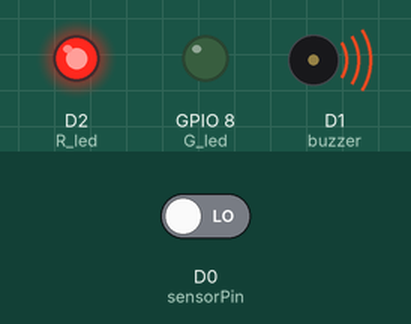
This sketch was run on a simulated ESP8266 (NodeMCU). Shown: output pins drawn as LEDs (lit = HIGH), buzzer (waves = sounding, pin HIGH). The test bench sets the inputs (shaded band); at power-on: D0 (sensorPin) LOW.

Above: at 3.0 s.
3.1 s: D0 (sensorPin) driven HIGH
At 4.5 s:
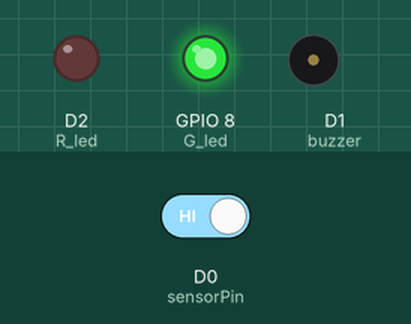
4.8 s: D0 (sensorPin) driven LOW
At 5.6 s:
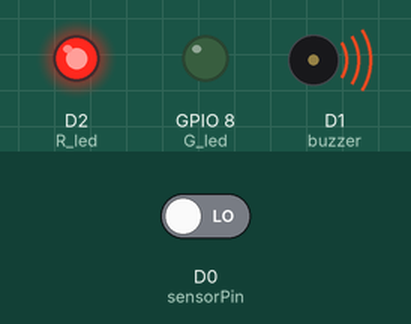
Timing chart, 0 to 7.8 s (numbered marks = the images above; inputs shaded):
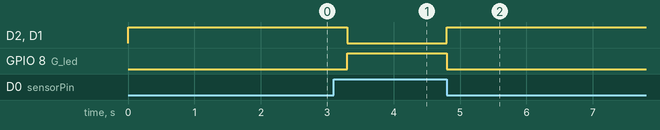

Measured:
- after the input at 3.1 s, D2 (R_led), D1 (buzzer): HIGH → LOW after 0.20 s; GPIO 8 (G_led): LOW → HIGH after 0.20 s
- after the input at 4.8 s, D2 (R_led), D1 (buzzer): LOW → HIGH at once; GPIO 8 (G_led): HIGH → LOW at once

The sketch:

Flame_Sensor.ino
```cpp
#include <ESP8266WiFi.h>

int sensorPin = D0; // choose the input pin (for Fire sensor)
int buzzer = D1; // choose the pin for the Buzzer
int G_led = 8; // choose the pin for the Green LED
int R_led = D2; // choose the pin for the Red Led

int read_value; // variable for reading the sensorpin status

void setup(){
pinMode(sensorPin, INPUT); // declare sensor as input

pinMode(buzzer,OUTPUT); // declare Buzzer as output
pinMode(R_led,OUTPUT); // declare Red LED as output
pinMode(G_led,OUTPUT); // declare Green LED as output


}

void loop(){
read_value = digitalRead(sensorPin); // Digital input value

if(read_value==1){ // check if the Fire variable is High

digitalWrite(buzzer, LOW); // Turn LED off.
digitalWrite(R_led, LOW);  // Turn LED off.
digitalWrite(G_led, HIGH); // Turn LED on.

}
else{ // check if the Fire variable is Low


digitalWrite(buzzer, HIGH); // Turn LED on.
digitalWrite(R_led, HIGH);  // Turn LED on.
digitalWrite(G_led, LOW);   // Turn LED off.
delay(1000);
}
delay(100);
}
```
